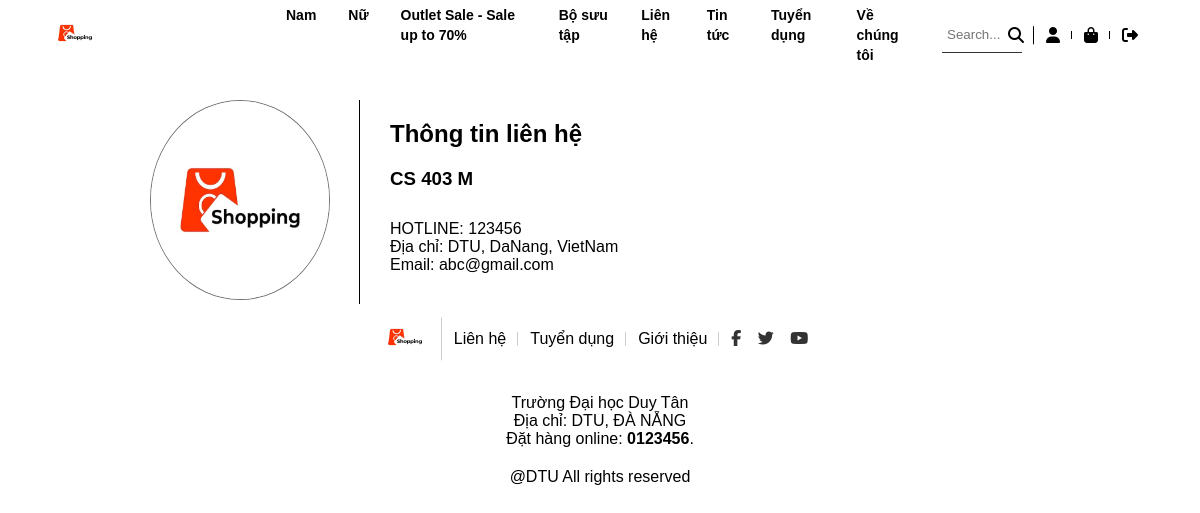
Screenshot of /user/contact.php with the database file from the repository.
### tables this page shows
CREATE TABLE `tbl_category` (
  `category_id` int(11) NOT NULL,
  `category_name` varchar(255) NOT NULL
);

### user/contact.php (the view, shortened to what this page needs)
<?php
$servername = "localhost";
$username = "root";
$password = "";
$dbname = "website_bando";
$conn = new mysqli($servername, $username, $password, $dbname);
$sql_category = "SELECT category_id, category_name FROM tbl_category";
$result_category = $conn->query($sql_category);
?>
<!DOCTYPE html>
<html lang="en">
<head>
    <link rel="stylesheet" href="main.css">
    <link rel="stylesheet" href="https://cdnjs.cloudflare.com/ajax/libs/font-awesome/6.6.0/css/all.min.css" />
</head>
<body>
    <header>
        <div class="logo">
            <a href="index.php"> <img src="../images/logopage.jpg"></a>
        </div>
        <div class="menu">
            <?php
                if ($result_category->num_rows > 0) {
                    while ($row_category = $result_category->fetch_assoc()) {
                        $category_id = $row_category['category_id'];
                        $category_name = $row_category['category_name'];
                        if ($category_name == 'Outlet Sale - Sale up to 70%') {
                            echo "<li><a href='/user/category_user.php?category_id=" . $category_id . "'>" . $category_name . "</a></li>";
                        } elseif ($category_name == 'Bộ sưu tập') {
                            echo "<li><a href='/user/category_user.php?category_id=" . $category_id . "'>" . $category_name . "</a></li>";
                        } elseif ($category_name == 'Liên hệ') {
                            echo "<li><a href='/contact.php'>" . $category_name . "</a></li>";
                        } elseif ($category_name == 'Tin tức') {
                            echo "<li><a href='/news.php'>" . $category_name . "</a></li>";
                        } elseif ($category_name == 'Tuyển dụng') {
                            echo "<li><a href='/employees.php'>" . $category_name . "</a></li>";
                        } elseif ($category_name == 'Về chúng tôi') {
                            echo "<li><a href='/about_us.php'>" . $category_name . "</a></li>";
                        } else {
                            echo "<li><a href='/user/category_user.php?category_id=" . $category_id . "'>" . $category_name . "</a></li>";
                        }
                    }
                } else {
                    echo "<li>Không có danh mục.</li>";
                }
            ?>
        </div>
        <div class="others">
            <li>
                <form action="search.php" method="GET" style="display: flex; align-items: center;">
                <input name="keyword" placeholder="Search..." type="text" required>
                <button type="submit" style="background: none; border: none; cursor: pointer;"><i class="fas fa-search"></i></button>
                </form>
            </li>
            <li><a class="fa fa-user" href="#"></a></li>
            <li><a class="fa fa-shopping-bag" href="/user/cart.php"></a></li>
            <li><a class="fa-solid fa-right-from-bracket" href="/logout.php"></a></li>
        </div>
    </header>
    <section class="contact row">
        <div class="contact-left">
            <img src="/images/logopage.jpg" alt="">
        </div>
        <div class="contact-right">
            <h1>Thông tin liên hệ</h1>
            <h3>CS 403 M</h3>
            <p>HOTLINE: 123456<br>
                Địa chỉ: DTU, DaNang, VietNam<br>
                Email: abc@gmail.com
            </p>
        </div>
    </section>
        <div class="footer-top">
        <li><a href="/index.php"><img src="/images/logopage.jpg"></a></li>
        <li><a href="/user/contact.php">Liên hệ</a></li>
        <li><a href="/user/employees.php">Tuyển dụng</a></li>
        <li><a href="/user/about_us.php">Giới thiệu</a></li>
        <li>
            <a href="" class="fab fa-facebook-f"></a>
            <a href="" class="fab fa-twitter"></a>
            <a href="" class="fab fa-youtube"></a>
        </li>
    </div>
    <div class="footer-center">
        <p>Trường Đại học Duy Tân<br>
            Địa chỉ: DTU, ĐÀ NẴNG <br>
            Đặt hàng online: <b>0123456</b>.
        </p>
    </div>
    <div class="footer-bottom">
        @DTU All rights reserved
    </div>
</body>
</html>

### user/main.css (style rules this page uses)
* { margin: 0; padding: 0; box-sizing: border-box; font-family: Arial, Helvetica, sans-serif; }
li { list-style: none; }
a { text-decoration: none; color: #000; }
.row { display: flex; flex-wrap: wrap; }
header { display: flex; justify-content: space-between; padding: 12px 50px; height: 70px; align-items: center; position: fixed; top: 0; left: 0; width: 100%; z-index: 1; background: rgba(255, 255, 255, 0.3); }
.logo { flex: 1; }
.logo img { height: 50px; border-radius: 50%; }
.menu { flex: 3; display: flex; }
.menu > li { padding: 0 16px; }
.menu li a { font-size: 14px; font-weight: bold; display: block; line-height: 20px; }
.others { flex: 1; display: flex; align-items: center; }
.others > li { padding: 0 12px; position: relative; display: flex; align-items: center; }
.others > li::after { content: ""; display: block; width: 1px; height: 50%; background-color: #000000; position: absolute; right: 0; top: 50%; transform: translateY(-50%); }
.others > li:last-child::after { display: none; }
.others > li:first-child { position: relative; display: flex; align-items: center; }
.others > li:first-child input { width: 100%; border: none; border-bottom: 1px solid #333; background: transparent; outline: none; padding: 5px; height: 35px; }
.others > li:first-child button { background: none; border: none; cursor: pointer; display: flex; align-items: center; justify-content: center; height: 35px; }
.others > li:first-child i { position: absolute; right: 10px; font-size: 16px; }
.footer-top { display: flex; text-align: center; justify-content: center; align-items: center; margin-bottom: 20px; height: 70px; }
.footer-top img { height: 50px; }
.footer-top li { padding: 0 12px; position: relative; }
.footer-top li::after { content: ""; display: block; width: 1px; height: 80%; background-color: #cccccc; position: absolute; right: 0; top: 50%; transform: translateY(-50%); }
.footer-top li:last-child::after { display: none; }
.footer-top li:last-child a { margin-right: 12px; color: #333; }
.footer-center { text-align: center; }
.footer-bottom { margin: 20px 0; text-align: center; }
.contact { padding: 100px 0 0; }
.contact-left { width: 30%; border-right: 1px solid #000; }
.contact-left img { border: 1px solid #727171; width: 50%; height: 200px; margin-left: 150px; border-radius: 50%; }
.contact-right { padding-left: 30px; padding-top: 20px; width: 60%; }
.contact-right h1 { font-weight: bold; font-family: Arial, Helvetica, sans-serif;; }
.contact-right h3 { padding-top: 20px; }
.contact-right p { padding-top: 30px; }

### rows the page displays
tbl_category: category_name "Nam"
tbl_category: category_name "Nữ"
tbl_category: category_name "Outlet Sale - Sale up to 70%"
tbl_category: category_name "Bộ sưu tập"
tbl_category: category_name "Liên hệ"
tbl_category: category_name "Tin tức"
tbl_category: category_name "Tuyển dụng"
tbl_category: category_name "Về chúng tôi"
